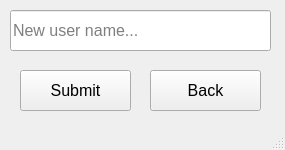
<?xml version="1.0" encoding="UTF-8"?>
<ui version="4.0">
 <class>Newuserform</class>
 <widget class="QMainWindow" name="Newuserform">
  <property name="geometry">
   <rect>
    <x>0</x>
    <y>0</y>
    <width>285</width>
    <height>150</height>
   </rect>
  </property>
  <property name="windowTitle">
   <string>New user form</string>
  </property>
  <widget class="QWidget" name="centralwidget">
   <widget class="QLineEdit" name="Newusername">
    <property name="geometry">
     <rect>
      <x>10</x>
      <y>10</y>
      <width>261</width>
      <height>41</height>
     </rect>
    </property>
    <property name="font">
     <font>
      <pointsize>12</pointsize>
     </font>
    </property>
    <property name="placeholderText">
     <string>New user name...</string>
    </property>
   </widget>
   <widget class="QPushButton" name="Newusersubmit">
    <property name="geometry">
     <rect>
      <x>20</x>
      <y>70</y>
      <width>111</width>
      <height>41</height>
     </rect>
    </property>
    <property name="font">
     <font>
      <pointsize>12</pointsize>
     </font>
    </property>
    <property name="text">
     <string>Submit</string>
    </property>
   </widget>
   <widget class="QPushButton" name="Back">
    <property name="geometry">
     <rect>
      <x>150</x>
      <y>70</y>
      <width>111</width>
      <height>41</height>
     </rect>
    </property>
    <property name="font">
     <font>
      <pointsize>12</pointsize>
     </font>
    </property>
    <property name="text">
     <string>Back</string>
    </property>
   </widget>
  </widget>
  <widget class="QStatusBar" name="statusbar"/>
 </widget>
 <resources/>
 <connections/>
</ui>
